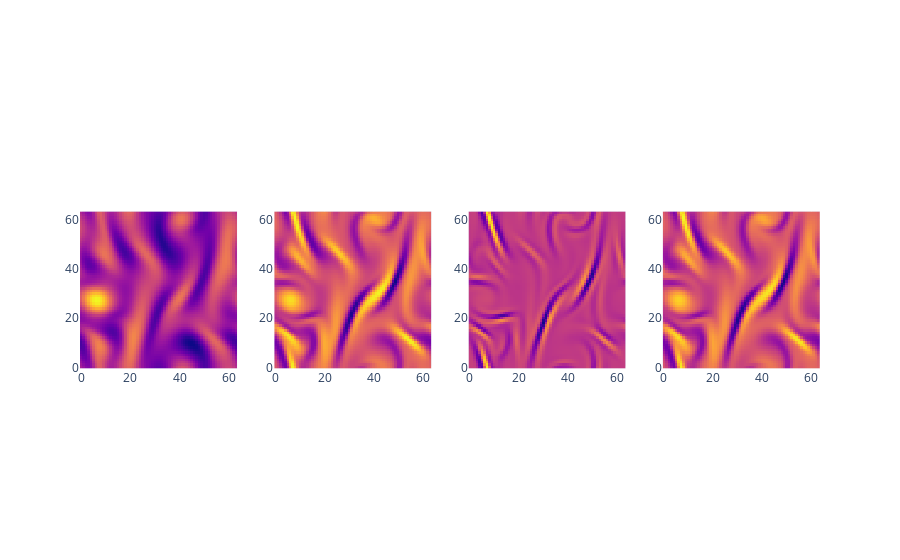

Source (notebook cell):
### Code cell
rows=1
cols=4
fig = subplots.make_subplots(rows,cols)
fig.add_trace(go.Heatmap(z=x[0,...,0], showscale=False),1,1)
#fig.add_trace(go.Heatmap(z=H1_sq[0,...,0], showscale=False),1,2)
fig.add_trace(go.Heatmap(z=-(dx2+dy2)[0,...,0], showscale=False),1,2)
fig.add_trace(go.Heatmap(z=(first_soblev_inverse+(dx2+dy2))[0,...,0], showscale=False),1,3)
fig.add_trace(go.Heatmap(z=first_soblev_inverse[0,...,0], showscale=False),1,4)
for i in range(1, rows*cols + 1):
    fig.update_xaxes(scaleanchor=f"y{i}", scaleratio=1, row=(i-1)//cols + 1, col=(i-1)%cols + 1)
    fig.update_yaxes(constrain='domain', row=(i-1)//cols + 1, col=(i-1)%cols + 1)
fig.show()

### Figure 1 — Plotly figure (JSON) as saved in the notebook; plotly's stock layout.template omitted (floating-point values rounded to 4 significant figures; data arrays with more than 128 entries replaced by an {"elided": "..."} marker saying what was removed)
{"data": [{"showscale": false, "type": "heatmap", "xaxis": "x", "yaxis": "y", "z": {"elided": "64x64 float values"}}, {"showscale": false, "type": "heatmap", "xaxis": "x2", "yaxis": "y2", "z": {"elided": "64x64 float values"}}, {"showscale": false, "type": "heatmap", "xaxis": "x3", "yaxis": "y3", "z": {"elided": "64x64 float values"}}, {"showscale": false, "type": "heatmap", "xaxis": "x4", "yaxis": "y4", "z": {"elided": "64x64 float values"}}], "layout": {"xaxis": {"anchor": "y", "domain": [0, 0.2125], "scaleanchor": "y", "scaleratio": 1}, "xaxis2": {"anchor": "y2", "domain": [0.2625, 0.475], "scaleanchor": "y2", "scaleratio": 1}, "xaxis3": {"anchor": "y3", "domain": [0.525, 0.7375], "scaleanchor": "y3", "scaleratio": 1}, "xaxis4": {"anchor": "y4", "domain": [0.7875, 1], "scaleanchor": "y4", "scaleratio": 1}, "yaxis": {"anchor": "x", "constrain": "domain", "domain": [0, 1]}, "yaxis2": {"anchor": "x2", "constrain": "domain", "domain": [0, 1]}, "yaxis3": {"anchor": "x3", "constrain": "domain", "domain": [0, 1]}, "yaxis4": {"anchor": "x4", "constrain": "domain", "domain": [0, 1]}}}
